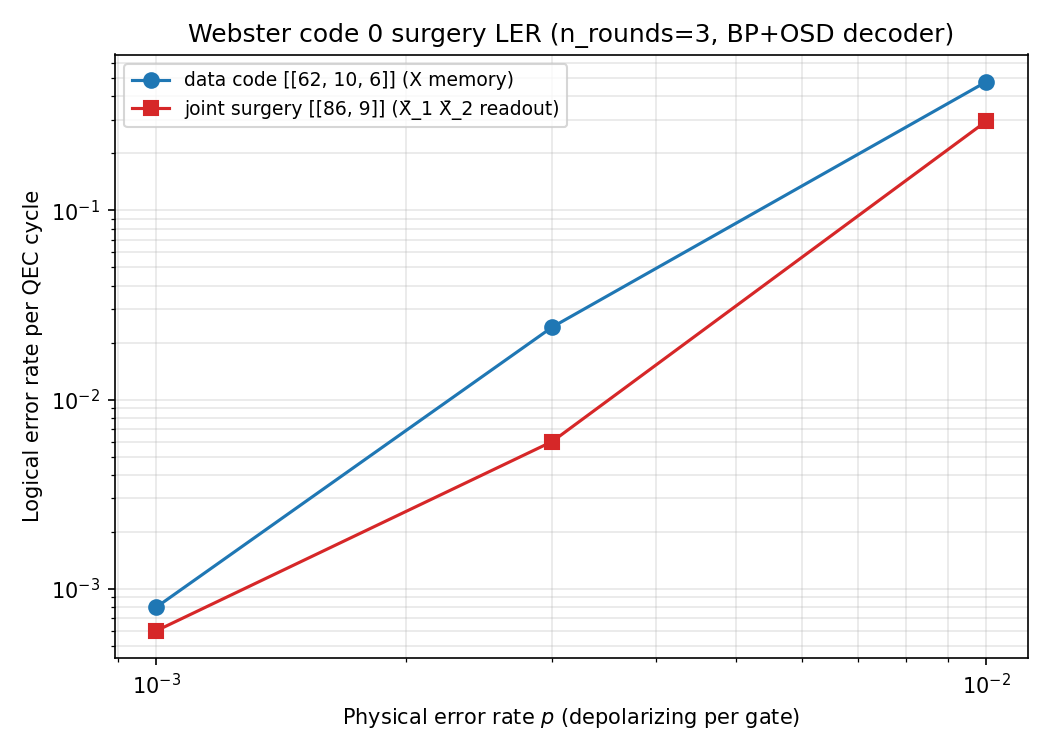

This figure's Python source:
"""LER vs noise rate sweep for Webster code 0 joint X̄_1 X̄_2 surgery.

Produces a Cain et al. (arXiv:2503.10390) Fig 1b-style plot: log-log LER
curves for the data code memory experiment vs the joint surgery code
(data + 2 boosted gadgets + bridge), decoded with BP+OSD.

Usage:
    python examples/scripts/cain_fig1b_webster_surgery.py [--quick]

Output:
    examples/scripts/cain_fig1b_webster_surgery.png
"""

from __future__ import annotations

import argparse
import os
import time
from pathlib import Path

import matplotlib.pyplot as plt
import numpy as np
import sinter

from qldpc import circuits, codes, decoders
from qldpc.codes.surgery import (
    _build_bridge_via_skiptree,
    _build_generalised_bicycle_code,
    _stitch_gadgets_with_bridge,
    boost_gadget_cheeger_combinatorial,
    build_layered_surgery_code,
    load_webster_seed_set,
)
from qldpc.objects import Pauli


def _support_to_vec(seed: dict, l: int) -> np.ndarray:
    v = np.zeros(2 * l, dtype=int)
    for i in seed["L_support"]:
        v[i] = 1
    for i in seed["R_support"]:
        v[l + i] = 1
    return v


def build_webster_code_0() -> tuple[codes.CSSCode, codes.CSSCode]:
    """Return (data_code, joint_surgery_code) for Webster code 0."""
    data = load_webster_seed_set(0)
    data_code = _build_generalised_bicycle_code(
        l=data["l"], A_set=data["A"], B_set=data["B"]
    )
    x_seeds = [s for s in data["seeds"] if s["pauli_type"] == "X"]
    op1 = _support_to_vec(x_seeds[0], data["l"])
    op2 = _support_to_vec(x_seeds[1], data["l"])

    m1, l1 = build_layered_surgery_code(
        data_code, op1, num_layers=1, validate_logical_op=False
    )
    m2, l2 = build_layered_surgery_code(
        data_code, op2, num_layers=1, validate_logical_op=False
    )
    m1b, l1b, _ = boost_gadget_cheeger_combinatorial(
        m1, l1, target_h=1.0, max_extra_qubits=10, seed=42
    )
    m2b, l2b, _ = boost_gadget_cheeger_combinatorial(
        m2, l2, target_h=1.0, max_extra_qubits=10, seed=42
    )
    bridge = _build_bridge_via_skiptree(l1b, l2b)
    joint, _ = _stitch_gadgets_with_bridge(
        data_code, m1b, l1b, m2b, l2b, bridge, pauli_type=Pauli.X
    )
    return data_code, joint


def run_sweep(
    data_code: codes.CSSCode,
    joint_code: codes.CSSCode,
    error_rates: list[float],
    num_rounds: int,
    max_shots: int,
    max_errors: int,
    num_workers: int,
) -> list[sinter.TaskStats]:
    """Run sinter sweep on (data, joint) × error_rates."""
    tasks = []
    for code, label in [(data_code, "data"), (joint_code, "joint")]:
        for p in error_rates:
            noise = circuits.DepolarizingNoiseModel(p, include_idling_error=False)
            circuit = circuits.get_memory_experiment(
                code, basis=Pauli.X, num_rounds=num_rounds, noise_model=noise,
            )
            tasks.append(
                sinter.Task(
                    circuit=circuit,
                    json_metadata={"code": label, "p": p, "n": code.num_qubits, "k": code.dimension},
                )
            )
    decoder = decoders.SinterDecoder(with_BP_OSD=True)
    return sinter.collect(
        tasks=tasks,
        decoders=["bp_osd"],
        custom_decoders={"bp_osd": decoder},
        num_workers=num_workers,
        max_shots=max_shots,
        max_errors=max_errors,
        print_progress=True,
    )


def plot_results(stats: list[sinter.TaskStats], output_path: Path, num_rounds: int) -> None:
    by_code: dict[str, list[tuple[float, float, int, int]]] = {"data": [], "joint": []}
    for s in stats:
        meta = s.json_metadata
        label = meta["code"]
        p = float(meta["p"])
        if s.shots == 0:
            continue
        ler = s.errors / s.shots
        by_code[label].append((p, ler, s.shots, s.errors))

    fig, ax = plt.subplots(figsize=(7, 5))
    colors = {"data": "tab:blue", "joint": "tab:red"}
    markers = {"data": "o", "joint": "s"}
    labels = {
        "data": "data code [[62, 10, 6]] (X memory)",
        "joint": "joint surgery [[86, 9]] (X̄_1 X̄_2 readout)",
    }
    for code_label, data in by_code.items():
        if not data:
            continue
        data.sort()
        ps = [d[0] for d in data]
        lers = [d[1] for d in data]
        shots = [d[2] for d in data]
        errors = [d[3] for d in data]
        ax.loglog(
            ps, lers, marker=markers[code_label], color=colors[code_label],
            label=labels[code_label], linewidth=1.5, markersize=7,
        )
        for p, ler, sh, err in data:
            print(f"  {code_label}: p={p:.4f}, LER={ler:.5f}, errors={err}/{sh}")

    ax.set_xlabel("Physical error rate $p$ (depolarizing per gate)")
    ax.set_ylabel("Logical error rate per QEC cycle")
    ax.set_title(
        f"Webster code 0 surgery LER (n_rounds={num_rounds}, BP+OSD decoder)"
    )
    ax.grid(True, which="both", alpha=0.3)
    ax.legend(loc="best", fontsize=9)
    fig.tight_layout()
    fig.savefig(output_path, dpi=150)
    print(f"\nPlot saved to {output_path}")


def main() -> None:
    parser = argparse.ArgumentParser()
    parser.add_argument(
        "--quick", action="store_true",
        help="Smaller sweep (3 points, 5000 shots) for quick smoke test."
    )
    parser.add_argument(
        "--num-rounds", type=int, default=3,
        help="QEC rounds per shot. Default 3."
    )
    args = parser.parse_args()

    print("Building Webster code 0 + joint surgery code via end-to-end pipeline...")
    t0 = time.time()
    data_code, joint = build_webster_code_0()
    print(f"  data code: [[{data_code.num_qubits}, {data_code.dimension}]]")
    print(f"  joint code: [[{joint.num_qubits}, {joint.dimension}]]")
    print(f"  build time: {time.time() - t0:.1f}s\n")

    if args.quick:
        error_rates = [1e-3, 3e-3, 1e-2]
        max_shots = 5_000
        max_errors = 50
    else:
        error_rates = list(np.logspace(-3.5, -1.5, 7))
        max_shots = 50_000
        max_errors = 100

    num_workers = max(1, (os.cpu_count() or 4) - 1)
    print(
        f"Running sinter sweep: {len(error_rates)} noise rates × 2 codes × "
        f"≤{max_shots} shots, {num_workers} workers..."
    )
    t0 = time.time()
    stats = run_sweep(
        data_code, joint, error_rates,
        num_rounds=args.num_rounds,
        max_shots=max_shots,
        max_errors=max_errors,
        num_workers=num_workers,
    )
    print(f"\nSweep complete in {time.time() - t0:.1f}s. Plotting...")

    output_path = Path(__file__).parent / "cain_fig1b_webster_surgery.png"
    plot_results(stats, output_path, num_rounds=args.num_rounds)


if __name__ == "__main__":
    main()
